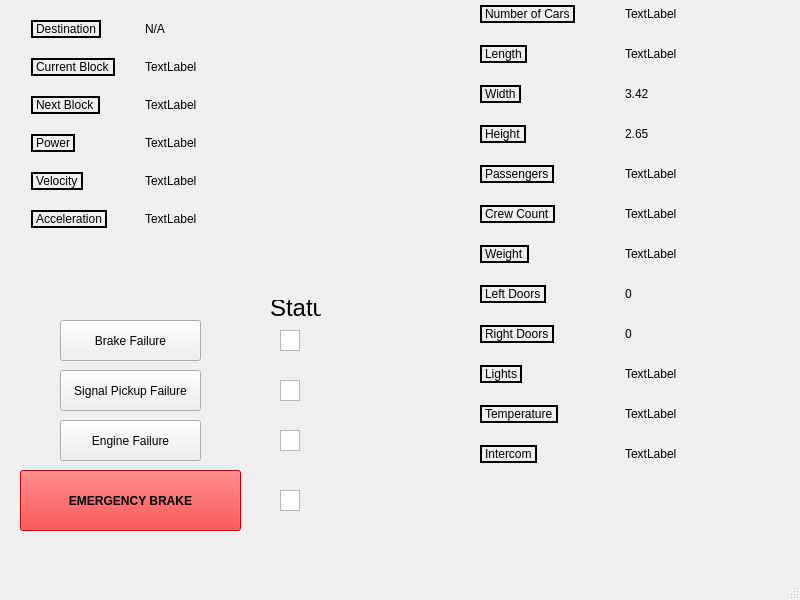
<?xml version="1.0" encoding="UTF-8"?>
<ui version="4.0">
 <class>MainWindow</class>
 <widget class="QMainWindow" name="MainWindow">
  <property name="geometry">
   <rect>
    <x>0</x>
    <y>0</y>
    <width>800</width>
    <height>600</height>
   </rect>
  </property>
  <property name="windowTitle">
   <string>MainWindow</string>
  </property>
  <widget class="QWidget" name="centralwidget">
   <widget class="QWidget" name="formLayoutWidget">
    <property name="geometry">
     <rect>
      <x>480</x>
      <y>0</y>
      <width>281</width>
      <height>541</height>
     </rect>
    </property>
    <layout class="QFormLayout" name="formLayout">
     <property name="horizontalSpacing">
      <number>50</number>
     </property>
     <property name="verticalSpacing">
      <number>22</number>
     </property>
     <property name="topMargin">
      <number>5</number>
     </property>
     <item row="0" column="0">
      <widget class="QLabel" name="label">
       <property name="frameShape">
        <enum>QFrame::WinPanel</enum>
       </property>
       <property name="frameShadow">
        <enum>QFrame::Plain</enum>
       </property>
       <property name="lineWidth">
        <number>1</number>
       </property>
       <property name="midLineWidth">
        <number>0</number>
       </property>
       <property name="text">
        <string>Number of Cars</string>
       </property>
       <property name="scaledContents">
        <bool>false</bool>
       </property>
       <property name="wordWrap">
        <bool>false</bool>
       </property>
       <property name="margin">
        <number>2</number>
       </property>
      </widget>
     </item>
     <item row="1" column="0">
      <widget class="QLabel" name="label_2">
       <property name="frameShape">
        <enum>QFrame::WinPanel</enum>
       </property>
       <property name="text">
        <string>Length</string>
       </property>
       <property name="margin">
        <number>2</number>
       </property>
      </widget>
     </item>
     <item row="2" column="0">
      <widget class="QLabel" name="label_3">
       <property name="frameShape">
        <enum>QFrame::WinPanel</enum>
       </property>
       <property name="text">
        <string>Width</string>
       </property>
       <property name="margin">
        <number>2</number>
       </property>
      </widget>
     </item>
     <item row="3" column="0">
      <widget class="QLabel" name="label_4">
       <property name="frameShape">
        <enum>QFrame::WinPanel</enum>
       </property>
       <property name="text">
        <string>Height</string>
       </property>
       <property name="margin">
        <number>2</number>
       </property>
      </widget>
     </item>
     <item row="4" column="0">
      <widget class="QLabel" name="label_5">
       <property name="frameShape">
        <enum>QFrame::WinPanel</enum>
       </property>
       <property name="text">
        <string>Passengers</string>
       </property>
       <property name="margin">
        <number>2</number>
       </property>
      </widget>
     </item>
     <item row="5" column="0">
      <widget class="QLabel" name="label_6">
       <property name="frameShape">
        <enum>QFrame::WinPanel</enum>
       </property>
       <property name="text">
        <string>Crew Count</string>
       </property>
       <property name="margin">
        <number>2</number>
       </property>
      </widget>
     </item>
     <item row="6" column="0">
      <widget class="QLabel" name="label_7">
       <property name="frameShape">
        <enum>QFrame::WinPanel</enum>
       </property>
       <property name="text">
        <string>Weight</string>
       </property>
       <property name="margin">
        <number>2</number>
       </property>
      </widget>
     </item>
     <item row="7" column="0">
      <widget class="QLabel" name="label_8">
       <property name="frameShape">
        <enum>QFrame::WinPanel</enum>
       </property>
       <property name="text">
        <string>Left Doors</string>
       </property>
       <property name="margin">
        <number>2</number>
       </property>
      </widget>
     </item>
     <item row="8" column="0">
      <widget class="QLabel" name="label_9">
       <property name="frameShape">
        <enum>QFrame::WinPanel</enum>
       </property>
       <property name="text">
        <string>Right Doors</string>
       </property>
       <property name="margin">
        <number>2</number>
       </property>
      </widget>
     </item>
     <item row="9" column="0">
      <widget class="QLabel" name="label_10">
       <property name="frameShape">
        <enum>QFrame::WinPanel</enum>
       </property>
       <property name="text">
        <string>Lights</string>
       </property>
       <property name="margin">
        <number>2</number>
       </property>
      </widget>
     </item>
     <item row="10" column="0">
      <widget class="QLabel" name="label_11">
       <property name="frameShape">
        <enum>QFrame::WinPanel</enum>
       </property>
       <property name="text">
        <string>Temperature</string>
       </property>
       <property name="margin">
        <number>2</number>
       </property>
      </widget>
     </item>
     <item row="11" column="0">
      <widget class="QLabel" name="label_13">
       <property name="frameShape">
        <enum>QFrame::WinPanel</enum>
       </property>
       <property name="text">
        <string>Intercom</string>
       </property>
       <property name="margin">
        <number>2</number>
       </property>
      </widget>
     </item>
     <item row="0" column="1">
      <widget class="QLabel" name="numCarsLabel">
       <property name="text">
        <string>TextLabel</string>
       </property>
      </widget>
     </item>
     <item row="1" column="1">
      <widget class="QLabel" name="lengthLabel">
       <property name="text">
        <string>TextLabel</string>
       </property>
      </widget>
     </item>
     <item row="2" column="1">
      <widget class="QLabel" name="widthLabel">
       <property name="text">
        <string>3.42</string>
       </property>
      </widget>
     </item>
     <item row="3" column="1">
      <widget class="QLabel" name="heightLabel">
       <property name="text">
        <string>2.65</string>
       </property>
      </widget>
     </item>
     <item row="4" column="1">
      <widget class="QLabel" name="passengerCountLabel">
       <property name="text">
        <string>TextLabel</string>
       </property>
      </widget>
     </item>
     <item row="5" column="1">
      <widget class="QLabel" name="crewCountLabel">
       <property name="text">
        <string>TextLabel</string>
       </property>
      </widget>
     </item>
     <item row="6" column="1">
      <widget class="QLabel" name="weightLabel">
       <property name="text">
        <string>TextLabel</string>
       </property>
      </widget>
     </item>
     <item row="7" column="1">
      <widget class="QLabel" name="leftDoorsLabel">
       <property name="text">
        <string>0</string>
       </property>
      </widget>
     </item>
     <item row="9" column="1">
      <widget class="QLabel" name="lightsLabel">
       <property name="text">
        <string>TextLabel</string>
       </property>
      </widget>
     </item>
     <item row="8" column="1">
      <widget class="QLabel" name="rightDoorsLabel">
       <property name="text">
        <string>0</string>
       </property>
      </widget>
     </item>
     <item row="10" column="1">
      <widget class="QLabel" name="temperatureLabel">
       <property name="text">
        <string>TextLabel</string>
       </property>
      </widget>
     </item>
     <item row="11" column="1">
      <widget class="QLabel" name="intercomLabel">
       <property name="text">
        <string>TextLabel</string>
       </property>
      </widget>
     </item>
    </layout>
   </widget>
   <widget class="QPushButton" name="EmergencyBrakeButton">
    <property name="geometry">
     <rect>
      <x>20</x>
      <y>470</y>
      <width>221</width>
      <height>61</height>
     </rect>
    </property>
    <property name="palette">
     <palette>
      <active>
       <colorrole role="Button">
        <brush brushstyle="SolidPattern">
         <color alpha="255">
          <red>255</red>
          <green>0</green>
          <blue>0</blue>
         </color>
        </brush>
       </colorrole>
       <colorrole role="Base">
        <brush brushstyle="SolidPattern">
         <color alpha="255">
          <red>255</red>
          <green>0</green>
          <blue>0</blue>
         </color>
        </brush>
       </colorrole>
       <colorrole role="Window">
        <brush brushstyle="SolidPattern">
         <color alpha="255">
          <red>255</red>
          <green>0</green>
          <blue>0</blue>
         </color>
        </brush>
       </colorrole>
      </active>
      <inactive>
       <colorrole role="Button">
        <brush brushstyle="SolidPattern">
         <color alpha="255">
          <red>255</red>
          <green>0</green>
          <blue>0</blue>
         </color>
        </brush>
       </colorrole>
       <colorrole role="Base">
        <brush brushstyle="SolidPattern">
         <color alpha="255">
          <red>255</red>
          <green>0</green>
          <blue>0</blue>
         </color>
        </brush>
       </colorrole>
       <colorrole role="Window">
        <brush brushstyle="SolidPattern">
         <color alpha="255">
          <red>255</red>
          <green>0</green>
          <blue>0</blue>
         </color>
        </brush>
       </colorrole>
      </inactive>
      <disabled>
       <colorrole role="Button">
        <brush brushstyle="SolidPattern">
         <color alpha="255">
          <red>255</red>
          <green>0</green>
          <blue>0</blue>
         </color>
        </brush>
       </colorrole>
       <colorrole role="Base">
        <brush brushstyle="SolidPattern">
         <color alpha="255">
          <red>255</red>
          <green>0</green>
          <blue>0</blue>
         </color>
        </brush>
       </colorrole>
       <colorrole role="Window">
        <brush brushstyle="SolidPattern">
         <color alpha="255">
          <red>255</red>
          <green>0</green>
          <blue>0</blue>
         </color>
        </brush>
       </colorrole>
      </disabled>
     </palette>
    </property>
    <property name="cursor">
     <cursorShape>PointingHandCursor</cursorShape>
    </property>
    <property name="autoFillBackground">
     <bool>false</bool>
    </property>
    <property name="styleSheet">
     <string notr="true">background-color: red;
font: 16pt &quot;Times New Roman&quot;;
font-weight: bold;</string>
    </property>
    <property name="text">
     <string>EMERGENCY BRAKE</string>
    </property>
   </widget>
   <widget class="QPushButton" name="BrakeFailureButton">
    <property name="geometry">
     <rect>
      <x>60</x>
      <y>320</y>
      <width>141</width>
      <height>41</height>
     </rect>
    </property>
    <property name="text">
     <string>Brake Failure</string>
    </property>
   </widget>
   <widget class="QPushButton" name="SignalPickupFailureButton">
    <property name="geometry">
     <rect>
      <x>60</x>
      <y>370</y>
      <width>141</width>
      <height>41</height>
     </rect>
    </property>
    <property name="text">
     <string>Signal Pickup Failure</string>
    </property>
   </widget>
   <widget class="QPushButton" name="EngineFailureButton">
    <property name="geometry">
     <rect>
      <x>60</x>
      <y>420</y>
      <width>141</width>
      <height>41</height>
     </rect>
    </property>
    <property name="text">
     <string>Engine Failure</string>
    </property>
   </widget>
   <widget class="QGraphicsView" name="BrakeFailureStatusLight">
    <property name="geometry">
     <rect>
      <x>280</x>
      <y>330</y>
      <width>20</width>
      <height>21</height>
     </rect>
    </property>
    <property name="styleSheet">
     <string notr="true">color:red;</string>
    </property>
   </widget>
   <widget class="QGraphicsView" name="EngineFailureStatusLight">
    <property name="geometry">
     <rect>
      <x>280</x>
      <y>430</y>
      <width>20</width>
      <height>21</height>
     </rect>
    </property>
    <property name="styleSheet">
     <string notr="true">color:red;</string>
    </property>
   </widget>
   <widget class="QGraphicsView" name="SignalPickupFailureStatusLight">
    <property name="geometry">
     <rect>
      <x>280</x>
      <y>380</y>
      <width>20</width>
      <height>21</height>
     </rect>
    </property>
    <property name="styleSheet">
     <string notr="true">color:red;</string>
    </property>
   </widget>
   <widget class="QGraphicsView" name="EmergencyBrakeStatusLight">
    <property name="geometry">
     <rect>
      <x>280</x>
      <y>490</y>
      <width>20</width>
      <height>21</height>
     </rect>
    </property>
    <property name="styleSheet">
     <string notr="true">color:red;</string>
    </property>
   </widget>
   <widget class="QLabel" name="label_12">
    <property name="geometry">
     <rect>
      <x>270</x>
      <y>300</y>
      <width>51</width>
      <height>16</height>
     </rect>
    </property>
    <property name="font">
     <font>
      <pointsize>18</pointsize>
      <italic>false</italic>
      <bold>false</bold>
     </font>
    </property>
    <property name="styleSheet">
     <string notr="true">font: 18pt &quot;Times New Roman&quot;;</string>
    </property>
    <property name="text">
     <string>Status</string>
    </property>
   </widget>
   <widget class="QWidget" name="formLayoutWidget_2">
    <property name="geometry">
     <rect>
      <x>21</x>
      <y>10</y>
      <width>221</width>
      <height>290</height>
     </rect>
    </property>
    <layout class="QFormLayout" name="formLayout_2">
     <property name="horizontalSpacing">
      <number>30</number>
     </property>
     <property name="verticalSpacing">
      <number>20</number>
     </property>
     <property name="leftMargin">
      <number>10</number>
     </property>
     <property name="topMargin">
      <number>10</number>
     </property>
     <property name="rightMargin">
      <number>10</number>
     </property>
     <property name="bottomMargin">
      <number>10</number>
     </property>
     <item row="0" column="0">
      <widget class="QLabel" name="label_14">
       <property name="frameShape">
        <enum>QFrame::WinPanel</enum>
       </property>
       <property name="text">
        <string>Destination</string>
       </property>
       <property name="margin">
        <number>4</number>
       </property>
      </widget>
     </item>
     <item row="1" column="0">
      <widget class="QLabel" name="label_15">
       <property name="frameShape">
        <enum>QFrame::WinPanel</enum>
       </property>
       <property name="text">
        <string>Current Block</string>
       </property>
       <property name="margin">
        <number>4</number>
       </property>
      </widget>
     </item>
     <item row="2" column="0">
      <widget class="QLabel" name="label_16">
       <property name="frameShape">
        <enum>QFrame::WinPanel</enum>
       </property>
       <property name="text">
        <string>Next Block</string>
       </property>
       <property name="margin">
        <number>4</number>
       </property>
      </widget>
     </item>
     <item row="0" column="1">
      <widget class="QLabel" name="destinationLabel">
       <property name="text">
        <string>N/A</string>
       </property>
      </widget>
     </item>
     <item row="1" column="1">
      <widget class="QLabel" name="currentBlockLabel">
       <property name="text">
        <string>TextLabel</string>
       </property>
      </widget>
     </item>
     <item row="2" column="1">
      <widget class="QLabel" name="nextBlockLabel">
       <property name="text">
        <string>TextLabel</string>
       </property>
      </widget>
     </item>
     <item row="3" column="0">
      <widget class="QLabel" name="label_17">
       <property name="frameShape">
        <enum>QFrame::WinPanel</enum>
       </property>
       <property name="text">
        <string>Power</string>
       </property>
       <property name="margin">
        <number>5</number>
       </property>
      </widget>
     </item>
     <item row="3" column="1">
      <widget class="QLabel" name="powerLabel">
       <property name="text">
        <string>TextLabel</string>
       </property>
      </widget>
     </item>
     <item row="4" column="0">
      <widget class="QLabel" name="label_19">
       <property name="frameShape">
        <enum>QFrame::WinPanel</enum>
       </property>
       <property name="text">
        <string>Velocity</string>
       </property>
       <property name="margin">
        <number>4</number>
       </property>
      </widget>
     </item>
     <item row="5" column="0">
      <widget class="QLabel" name="label_20">
       <property name="frameShape">
        <enum>QFrame::WinPanel</enum>
       </property>
       <property name="text">
        <string>Acceleration</string>
       </property>
       <property name="margin">
        <number>4</number>
       </property>
      </widget>
     </item>
     <item row="4" column="1">
      <widget class="QLabel" name="velocityLabel">
       <property name="text">
        <string>TextLabel</string>
       </property>
      </widget>
     </item>
     <item row="5" column="1">
      <widget class="QLabel" name="accelerationLabel">
       <property name="text">
        <string>TextLabel</string>
       </property>
      </widget>
     </item>
    </layout>
   </widget>
   <widget class="QLabel" name="snowpiercerImage">
    <property name="geometry">
     <rect>
      <x>250</x>
      <y>0</y>
      <width>201</width>
      <height>291</height>
     </rect>
    </property>
    <property name="text">
     <string/>
    </property>
    <property name="pixmap">
     <pixmap resource="trainResources.qrc">:/resources/snowpiercer.jpeg</pixmap>
    </property>
    <property name="scaledContents">
     <bool>true</bool>
    </property>
   </widget>
   <widget class="QLabel" name="traintobusanImage">
    <property name="geometry">
     <rect>
      <x>247</x>
      <y>-5</y>
      <width>211</width>
      <height>301</height>
     </rect>
    </property>
    <property name="text">
     <string/>
    </property>
    <property name="pixmap">
     <pixmap resource="trainResources.qrc">:/resources/traintobusanPoster.jpeg</pixmap>
    </property>
    <property name="scaledContents">
     <bool>true</bool>
    </property>
   </widget>
  </widget>
  <widget class="QMenuBar" name="menubar">
   <property name="geometry">
    <rect>
     <x>0</x>
     <y>0</y>
     <width>800</width>
     <height>22</height>
    </rect>
   </property>
  </widget>
  <widget class="QStatusBar" name="statusbar"/>
 </widget>
 <resources>
  <include location="trainResources.qrc"/>
 </resources>
 <connections/>
</ui>
